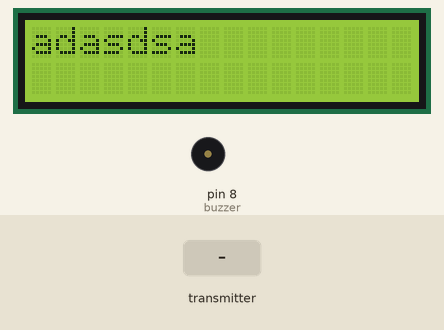
Simulated run of this sketch. Board: Arduino Uno, built with avr-gcc and run on an emulated ATmega328P. On the bench: 16×2 character LCD, buzzer (waves = sounding, pin HIGH). The inputs (shaded band) are chosen by the test bench. No radio packets arrive unless stated; what the sketch prints to the serial monitor is not drawn.

Above: at 1.2 s.
1.3 s: the transmitter starts sending msg.0 = 1
At 2.4 s:
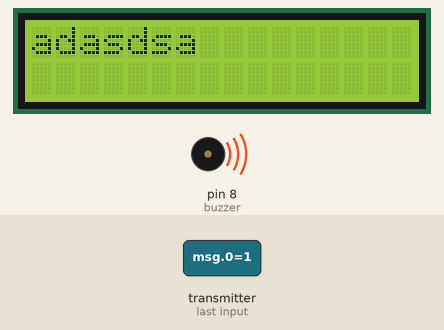
2.8 s: the transmitter starts sending msg.1 = 0
5.8 s: the transmitter starts sending msg.1 = 1
8.8 s: the transmitter starts sending msg.0 = 0
At 10.0 s:
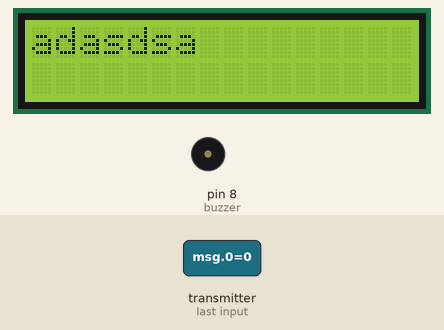
Timing chart, 0 to 11.3 s (numbered marks = the images above; inputs shaded):
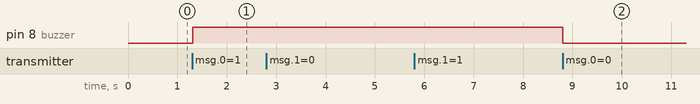

The sketch:

receiver.ino
```cpp
#include <LiquidCrystal.h>
#include <SPI.h>
#include "nRF24L01.h"
#include "RF24.h"
int msg[2];
int bilgi[1];
RF24 radio(9,10);
const uint64_t pipe = 0xE8E8F0F0E1LL;
int buzzer = 8;
LiquidCrystal lcd(7, 6, 5, 4, 3, 2);

void setup(void){
 Serial.begin(9600);
 radio.begin();
 lcd.begin(16, 2);
 lcd.setCursor(0,1);
 radio.openReadingPipe(1,pipe);
 radio.startListening();
 pinMode(buzzer, OUTPUT);
}

void loop(void){
 lcd.setCursor(0,0);
 lcd.print("adasdsa");
 lcd.display();
 if (radio.available()){
   bool done = false;
   bool done2 = false;
   while (!done && !done2){
     done = radio.read(msg, 1);
     done2 = radio.read(bilgi, 1);
     if (bilgi[0] == 1){
      delay(10);
      digitalWrite(buzzer, 500);
      Serial.print("Sıcaklık : ");
      Serial.println(msg[0]);
      Serial.println("SERKAN AYAN - ODA 1");
     }else if(bilgi[0] == 2){
      delay(10);
      digitalWrite(buzzer, 500);
      Serial.print("Sıcaklık : ");
      Serial.println(msg[0]);
      Serial.println("ONUR KAÇMAZ - ODA 2");
     }else if(bilgi[0] == 3){
      delay(10);
      digitalWrite(buzzer, 500);
      Serial.print("Sıcaklık : ");
      Serial.println(msg[0]);
      Serial.println("EMRE SÖYLER - ODA 3");
     }else if(bilgi[0] == 4){
      delay(10);
      digitalWrite(buzzer, 500);
      Serial.print("Sıcaklık : ");
      Serial.println(msg[0]);
      Serial.println("MEHMETCAN SOHTA - ODA 4");
     }else {
      digitalWrite(buzzer, LOW);
     }
     delay(10);
   }
 }
}
```

Measured:
- after the input at 1.3 s, pin 8 (buzzer): LOW → HIGH at once
- after the input at 2.8 s, every drawn part: stays the same
- after the input at 5.8 s, every drawn part: stays the same
- after the input at 8.8 s, pin 8 (buzzer): HIGH → LOW at once
